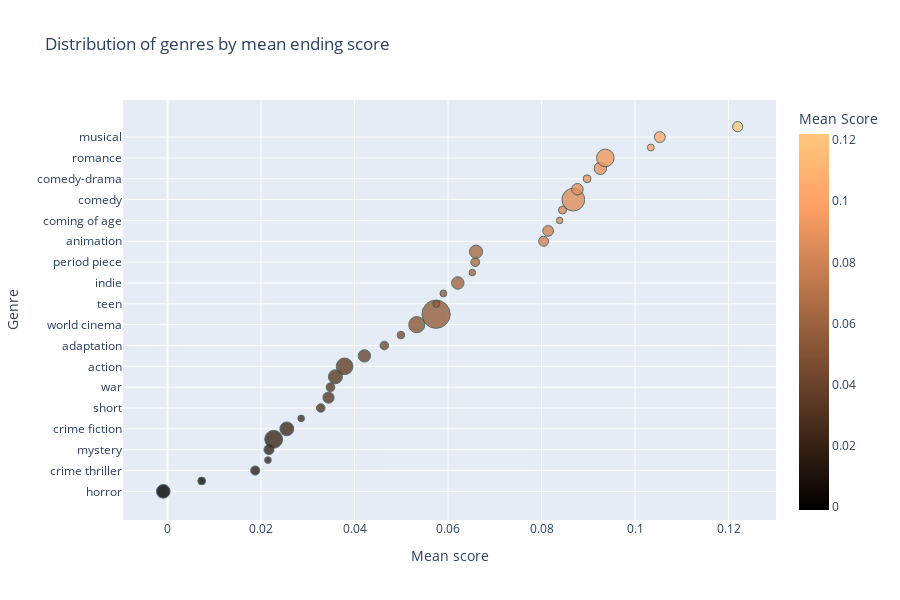

Write notebook code for a chart like this one.
### Code cell
copper_colormap = cm.get_cmap('copper', 256)  # 256 niveaux
copper_colorscale = [
    [i / 255, f"rgb({int(255 * r)}, {int(255 * g)}, {int(255 * b)})"]
    for i, (r, g, b, _) in enumerate(copper_colormap(np.linspace(0, 1, 256)))
]
# Create bubble chart
fig = px.scatter(
    genre_scores,
    x='Mean score',
    y='Movie genres',
    size='Number of movies',
    color='Mean score',
    color_continuous_scale=copper_colorscale,  # Adjust color scheme
    title='Distribution of genres by mean ending score',
    labels={'Mean_Score': 'Mean Score', 'Genre': 'Genre', 'Movie_Count': 'Number of Movies'}
)

# Improve layout
fig.update_traces(marker=dict(opacity=0.8, line=dict(width=1, color='DarkSlateGrey')))
fig.update_layout(
    xaxis_title="Mean score",
    yaxis_title="Genre",
    coloraxis_colorbar=dict(title="Mean Score"),
    height=600
)

fig.show()

### Figure 1 — Plotly figure (JSON) as saved in the notebook; plotly's stock layout.template omitted (floating-point values rounded to 4 significant figures; data arrays with more than 128 entries replaced by an {"elided": "..."} marker saying what was removed)
{"data": [{"hovertemplate": "Mean score=%{marker.color}<br>Movie genres=%{y}<br>Number of movies=%{marker.size}<extra></extra>", "legendgroup": "", "marker": {"color": [-0.0008982, 0.007319, 0.01877, 0.02148, 0.0217, 0.02271, 0.02552, 0.0286, 0.03278, 0.03444, 0.03486, 0.03592, 0.03788, 0.04212, 0.04638, 0.04992, 0.05332, 0.05744, 0.0575, 0.05901, 0.0621, 0.06519, 0.06583, 0.06599, 0.08044, 0.08142, 0.08387, 0.08449, 0.0868, 0.08767, 0.08974, 0.09258, 0.09364, 0.1034, 0.1053, 0.1219], "coloraxis": "coloraxis", "line": {"color": "DarkSlateGrey", "width": 1}, "opacity": 0.8, "size": [2208, 712, 988, 532, 1192, 3762, 2276, 514, 857, 1485, 909, 2332, 3297, 1808, 874, 685, 3064, 9457, 595, 558, 1834, 508, 920, 2053, 1174, 1351, 502, 754, 6122, 1570, 727, 1807, 3651, 552, 1397, 1217], "sizemode": "area", "sizeref": 23.64, "symbol": "circle"}, "mode": "markers", "name": "", "orientation": "h", "showlegend": false, "type": "scatter", "x": [-0.0008982, 0.007319, 0.01877, 0.02148, 0.0217, 0.02271, 0.02552, 0.0286, 0.03278, 0.03444, 0.03486, 0.03592, 0.03788, 0.04212, 0.04638, 0.04992, 0.05332, 0.05744, 0.0575, 0.05901, 0.0621, 0.06519, 0.06583, 0.06599, 0.08044, 0.08142, 0.08387, 0.08449, 0.0868, 0.08767, 0.08974, 0.09258, 0.09364, 0.1034, 0.1053, 0.1219], "xaxis": "x", "y": ["horror", "psychological thriller", "crime thriller", "cult", "mystery", "thriller", "crime fiction", "chinese", "short", "science fiction", "war", "action/adventure", "action", "black-and-white", "adaptation", "japanese", "world cinema", "drama", "teen", "black comedy", "indie", "parody", "period piece", "adventure", "animation", "fantasy", "coming of age", "bollywood", "comedy", "romantic drama", "comedy-drama", "family", "romance", "children's/family", "musical", "romantic comedy"], "yaxis": "y"}], "layout": {"coloraxis": {"colorbar": {"title": {"text": "Mean Score"}}, "colorscale": {"elided": "256x2 mixed values"}}, "height": 600, "legend": {"itemsizing": "constant", "tracegroupgap": 0}, "title": {"text": "Distribution of genres by mean ending score"}, "xaxis": {"anchor": "y", "domain": [0, 1], "title": {"text": "Mean score"}}, "yaxis": {"anchor": "x", "domain": [0, 1], "title": {"text": "Genre"}}}}
